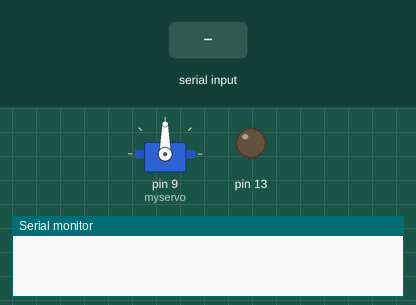
Simulated run of this sketch. Board: Arduino Uno, built with avr-gcc and run on an emulated ATmega328P. On the bench: servo, output pins drawn as LEDs (lit = HIGH), the last lines printed to the serial monitor. The inputs (shaded band) are chosen by the test bench.

Above: at 1.2 s.
1.3 s: "1" received over Serial
At 1.45 s:
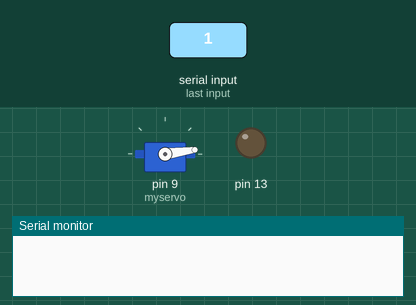
4.3 s: "0" received over Serial
At 7.1 s:
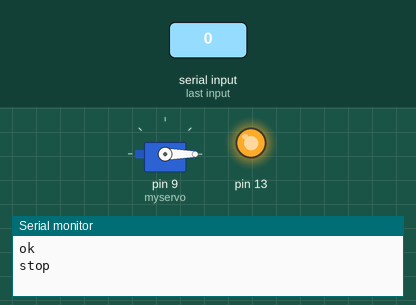
7.3 s: "1" received over Serial
At 7.76 s:
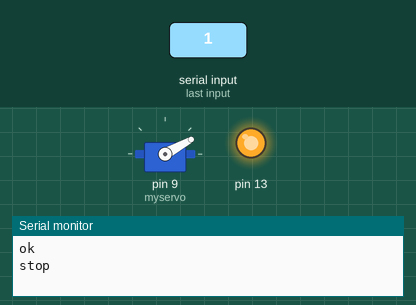
Timing chart, 0 to 14.2 s (numbered marks = the images above; inputs shaded):
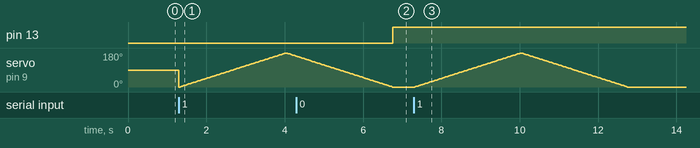

The sketch:

Rasp_Ard_Servo_test.ino
```cpp
# include<Servo.h>

Servo myservo;

int incomedate = 0;
int pos = 0;


void setup(){
    myservo.attach(9);
    Serial.begin(9600);
}

void loop(){
    while(Serial.available()>0)
    {
        incomedate = Serial.read();
        if(incomedate == '1')
        {
            for (pos = 0; pos <= 180; pos += 1) { // goes from 0 degrees to 180 degrees
                // in steps of 1 degree
                myservo.write(pos);              // tell servo to go to position in variable 'pos'
                delay(15);                       // waits 15ms for the servo to reach the position
            }
            for (pos = 180; pos >= 0; pos -= 1) { // goes from 180 degrees to 0 degrees
                myservo.write(pos);              // tell servo to go to position in variable 'pos'
                delay(15);                       // waits 15ms for the servo to reach the position
            }
            Serial.println("ok");
            delay(5);
        }
        else if(incomedate != '1')
        {
            pinMode(13, OUTPUT);
            digitalWrite(13, HIGH); //亮灯
            Serial.println("stop"); //向树莓派发送信息
            delay(5);
        }
    }
}
```

Measured:
- after the input at 4.3 s, pin 13: LOW → HIGH after 2.5 s
- after the input at 7.3 s, servo on pin 9 (myservo): rises from 0° to 180° in 2.7 s, then falls to 0° in 2.7 s
